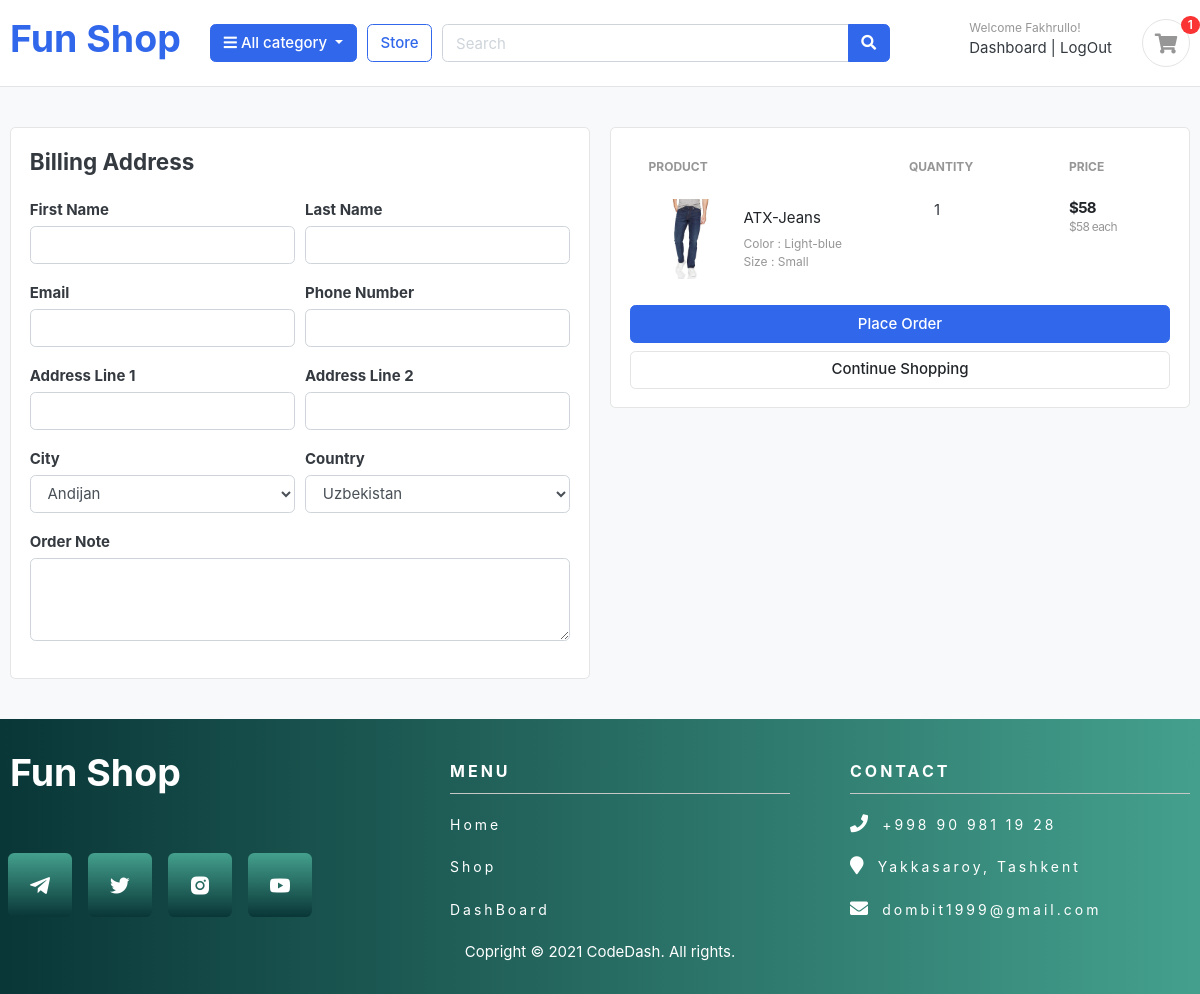
The app's page /cart/checkout/ (signed in) with its own data.
### accounts/models.py (models this page shows, shortened)
class Account(AbstractBaseUser):
    first_name = models.CharField(max_length=60)
    last_name = models.CharField(max_length=60)
    username = models.CharField(max_length=50, unique=True)
    email = models.EmailField(max_length=100, unique=True)
    phone_number = models.CharField(max_length=50)
    date_joined = models.DateTimeField(auto_now_add=True)
    last_login = models.DateTimeField(auto_now_add=True)
    is_admin = models.BooleanField(default=False)
    is_staff = models.BooleanField(default=False)
    is_active = models.BooleanField(default=False)
    is_superadmin = models.BooleanField(default=False)
    USERNAME_FIELD = 'email'
    REQUIRED_FIELDS = ['username', 'first_name', 'last_name']
    objects = MyAccountManager()

### carts/models.py (models this page shows, shortened)
class CartItem(models.Model):
    user = models.ForeignKey(Account, on_delete=CASCADE, null=True)
    product = models.ForeignKey(Product, on_delete=models.CASCADE)
    variations = models.ManyToManyField(Variation, blank=True)
    cart = models.ForeignKey(Cart, on_delete=CASCADE, null=True)
    quantity = models.IntegerField()
    is_active = models.BooleanField(default=True)
    def sub_total(self):
        return self.product.price * self.quantity

### store/models.py (models this page shows, shortened)
class Product(models.Model):
    product_name = models.CharField(max_length=200, unique=True)
    slug = models.SlugField(max_length=200, unique=True)
    tags = TaggableManager()
    description = models.TextField(max_length=1000, blank=True)
    price = models.IntegerField()
    images = models.ImageField(upload_to='photos/products', )
    stock = models.IntegerField()
    is_available = models.BooleanField(default=True)
    category = models.ForeignKey(Category, on_delete=models.CASCADE)
    created_date = models.DateTimeField(auto_now_add=True)
    modified_date = models.DateTimeField(auto_now=True)
    id = models.AutoField(primary_key=True)
    def get_url(self):
        return reverse('product_deatil', args=[self.category.slug, self.slug])

class Variation(models.Model):
    product = models.ForeignKey(Product, on_delete=models.CASCADE)
    variation_category = models.CharField(max_length=100, choices=variatin_catergory_choice)
    variation_value = models.CharField(max_length=100)
    is_active = models.BooleanField(default=True)
    created_at = models.DateTimeField(auto_now=True)
    objects = VariationManager()

### carts/views.py (the view)
# urls.py: path('checkout/', views.checkout, name='checkout'),
@login_required(login_url='login')
def checkout(request, total=0, quantity=0, cart_items=None):
    tax=0,
    grand_total=0
    try:
        if request.user.is_authenticated:
            cart_items = CartItem.objects.filter(user = request.user, is_active=True)
        else:
            cart = Cart.objects.get(cart_id=_cart_id(request))
            cart_items = CartItem.objects.filter(cart = cart, is_active=True)
        for cart_item in cart_items:
            total += (cart_item.product.price * cart_item.quantity)
            quantity += cart_item.quantity
        tax = (10 * total)/100
        grand_total = total + tax
    except ObjectDoesNotExist:
        pass
    context = {
        'total':total,
        'quantity':quantity,
        'cart_items':cart_items,
        'tax':tax,
        'grand_total':grand_total,
    }
    return render(request, 'store/checkout.html', context)

### templates/store/checkout.html (shortened to what this page needs)
{% extends 'index.html' %}
{% block content %}
{% load static %}
<section class="section-content padding-y bg">
    <div class="container">
    <div class="row">
        <aside class="col-lg-6">
    <div class="card">
        <div class="card-body">
            <h4 class="card-title mb-4">Billing Address</h4>
            <form action="{% url 'place_order' %}" method="POST">
                <div class="form-row">
                    <div class="col form-group">
                        <label for=""><b>First Name</b></label>
                        <input type="text" name="first_name" class="form-control" required>
                    </div>
                    <div class="col form-group">
                        <label for=""><b>Last Name</b></label>
                        <input type="text" name="last_name" class="form-control" required>
                    </div>
                </div>
                <div class="form-row">
                    <div class="col form-group">
                        <label for=""><b>Email</b></label>
                        <input type="email" name="email" class="form-control" required>
                    </div>
                    <div class="col form-group">
                        <label for=""><b>Phone Number</b></label>
                        <input type="tel" name="phone" class="form-control" required>
                    </div>
                </div>
                <div class="form-row">
                    <div class="col form-group">
                        <label for=""><b>Address Line 1</b></label>
                        <input type="text" name="address_line_1" class="form-control" required>
                    </div>
                    <div class="col form-group">
                        <label for=""><b>Address Line 2</b></label>
                        <input type="text" name="address_line_2" class="form-control" >
                    </div>
                </div>
                <div class="form-row">
                    <div class="col form-group">
                        <label for=""><b>City</b></label>
                        <select id="city" name="city" class="form-control">
                            <option value="Andijan">Andijan</option>
                        </select>
                    </div>
                    <div class="col form-group">
                        <label for="country"><b>Country</b></label>
                            <select id="country" name="country" class="form-control">
                                <option value="Uzbekistan">Uzbekistan</option>
                            </select>
                    </div>
                </div>
                <div class="form-row">
                    <div class="col form-group">
                        <label for=""><b>Order Note</b></label>
                        <textarea name="order_note" class="form-control"  rows="3"></textarea>
                    </div>
                </div>
        </div>
    </div>
    </aside>
        <aside class="col-lg-6">
            <div class="card">
            <div class="card-body">
                <table class="table table-borderless table-shopping-cart">
                    <thead class="text-muted">
                    <tr class="small text-uppercase">
                      <th scope="col">Product</th>
                      <th scope="col" width="160">Quantity</th>
                      <th scope="col" width="120">Price</th>
                    </tr>
                    </thead>
                    <tbody>
                    {% for cart_item in cart_items %}
                        <tr>
                            <td>
                                <figure class="itemside align-items-center">
                                    <div class="aside"><a href="{{ cart_item.product.get_url }}"><img src="{{ cart_item.product.images.url }}" class="img-sm"></a></div>
                                    <figcaption class="info">
                                        <a href="{{ cart_item.product.get_url }}" class="title text-dark">{{ cart_item.product.product_name }}</a>
                                        <p class="text-muted small">
                                            {% if cart_item.variations.all %}
                                                {% for item in cart_item.variations.all %}
                                                    {{ item.variation_category | capfirst }} : {{ item.variation_value | capfirst }} <br>
                                                {% endfor %}
                                            {% endif %}
                                        </p>
                                    </figcaption>
                                </figure>
                            </td>
                            <td>
                                <label style="margin-left: 25px;">{{ cart_item.quantity }}</label>
                            </td>
                            <td>
                                <div class="price-wrap">
                                    <var class="price">${{ cart_item.sub_total }}</var>
                                    <small class="text-muted"> ${{ cart_item.product.price }} each </small>
                                </div>
                            </td>
                        </tr>
                    {% endfor %}
                    </tbody>
                    </table>
                <button type="submit" name="submit" class="btn btn-primary btn-block">Place Order</button>
                <a href="{% url 'store' %}" class="btn btn-light btn-block">Continue Shopping</a>
            </div>
            </div>
    </aside>
    </div>
    </div>
    </section>
{% endblock %}

### templates/index.html (shortened to what this page needs)
{% load static %}
<!DOCTYPE HTML>
<html lang="en">
<head>
<link href="{% static 'css/bootstrap.css' %}" rel="stylesheet" type="text/css"/>
<link href="{% static 'fonts/fontawesome/css/all.min.css' %}" type="text/css" rel="stylesheet">
<link href='https://unpkg.com/boxicons@2.0.7/css/boxicons.min.css' rel='stylesheet'>
<link href="{% static 'css/ui.css' %}" rel="stylesheet" type="text/css"/>
<link href="{% static 'css/custom.css' %}" rel="stylesheet" type="text/css"/>
<link href="{% static 'css/responsive.css' %}" rel="stylesheet" media="only screen and (max-width: 1200px)" />
<link href="/your-path-to-fontawesome/css/all.css" rel="stylesheet">
</head>
<body>
	<header class="section-header">
	<section class="header-main border-bottom">
		<div class="container">
	<div class="row align-items-center">
		<div class="col-lg-2 col-md-3 col-6">
			<a href="{% url 'home' %}" class="brand-wrap" >
				<h1>Fun Shop</h1>
			</a>
		</div>
		<div class="col-lg col-sm col-md col-6 flex-grow-0">
			<div class="category-wrap dropdown d-inline-block float-right">
				<button type="button" class="btn btn-primary dropdown-toggle" data-toggle="dropdown">
					<i class="fa fa-bars"></i> All category
				</button>
			</div>
		</div>
		<a href="{% url 'store' %}" class="btn btn-outline-primary">Store</a>
		<div class="col-lg  col-md-6 col-sm-12 col">
			<form action="{% url 'search' %}" class="search" method="GET">
				<div class="input-group w-100">
					<input type="text" class="form-control" style="width:60%;" placeholder="Search" name="keyword" required>
					<div class="input-group-append">
					<button class="btn btn-primary" type="submit">
						<i class="fa fa-search"></i>
					</button>
					</div>
				</div>
			</form>
		</div>
		<div class="col-lg-3 col-sm-6 col-8 order-2 order-lg-3">
					<div class="d-flex justify-content-end mb-3 mb-lg-0">
					{% if user.id is None %}
						<div class="widget-header">
							<small class="title text-muted">Welcome guest!</small>
							<div>
								<a href="{% url 'login' %}">Sign in</a> <span class="dark-transp"> | </span>
								<a href="{% url 'register' %}"> Register</a>
							</div>
						</div>
					{% else %}
						<div class="widget-header">
							<small class="title text-muted">Welcome {{ user.first_name }}!</small>
							<div>
								<a href="{% url 'dashboard' %}">Dashboard</a> <span class="dark-transp"> | </span>
								<a href="{% url 'logout' %}"> LogOut</a>
						</div>
						</div>
					{% endif %}
						<a href="{% url 'cart' %}" class="widget-header pl-3 ml-3">
							<div class="icon icon-sm rounded-circle border"><i class="fa fa-shopping-cart"></i></div>
							<span class="badge badge-pill badge-danger notify">{{ cart_count }}</span>
						</a>
					</div>
				</div>
	</div>
		</div>
	</section>
	</header>
	{% block content %}
	{% endblock %}
<footer>
	<div class="container">
	  <div class="row">
			   <div class="col-md-4 col-sm-6 col-xs-12">
					<h1 style="color: #fff !important;">Fun Shop</h1>
				<ul class="sci">
					<li><a href="https://t.me/fakha0" class="telegram" target="_blank"><i class='bx bxl-telegram'></i></a></li>
					<li><a href="https://twitter.com/fakha0" class="twitter" target="_blank"><i class='bx bxl-twitter'></i></a></li>
					<li><a href="https://www.instagram.com/fakha0/" class="instagram" target="_blank"><i class='bx bxl-instagram-alt'></i></a></li>
					<li><a href="https://www.youtube.com/channel/UC89eYzOxvAb8vmc3RU6nhuQ" class="youtube" target="_blank"><i class='bx bxl-youtube' ></i></a></li>
				  </ul>
			   </div>
			   <div class="col-md-4 col-sm-6 col-xs-12">
				   <ul class="menu">
						<span>Menu</span>
						<li>
						   <a href="{% url 'home' %}">Home</a>
						 </li>
						 <li>
							<a href="{% url 'store' %}">Shop</a>
						 </li>
						 <li>
						   <a href="{% url 'dashboard' %}">DashBoard</a>
						 </li>
					</ul>
			   </div>
			   <div class="col-md-4 col-sm-6 col-xs-12">
				 <ul class="address">
				   <span>Contact</span>
				   <li>
					  <i class="fa fa-phone" aria-hidden="true"></i>
					  <a href="tel:+998909811928" >+998 90 981 19 28</a> <br>
				   </li>
				   <li>
					  <i class="fa fa-map-marker" aria-hidden="true"></i>
					  <a href="#"> Yakkasaroy, Tashkent</a>
				   </li>
				   <li>
					  <i class="fa fa-envelope" aria-hidden="true"></i>
					  <a href="mailto:dombit1999@gmail.com" >dombit1999@gmail.com</a> <br>
				   </li>
				  </ul>
			   </div>
		   </div>
	   </div>
	   <p class="text-center" style="color: #fff;">Copright &copy; 2021 CodeDash. All rights.</p>
   </footer>
</body>
</html>

### records on screen
Account: first_name "Fakhrullo"
CartItem: product.images (picture), product.product_name "ATX-Jeans", quantity "1", sub_total "58", product.price "58"
Variation: variation_category "Color", variation_value "Light-blue"
Variation: variation_category "Size", variation_value "Small"

### other values on screen
{{ cart_count }} "1"
